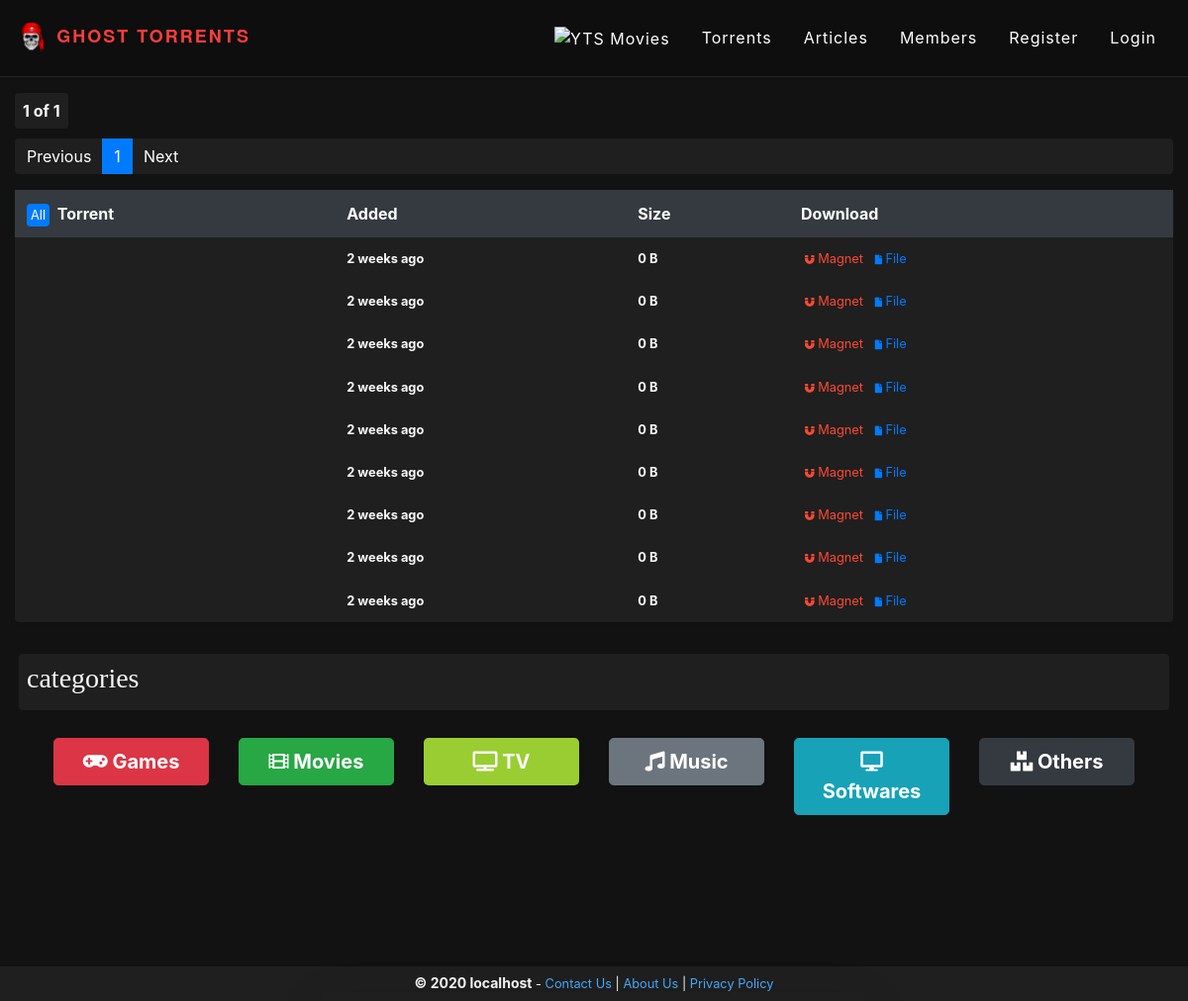
Before: /templates/torrents/torrents?type=torrents with the older database file.
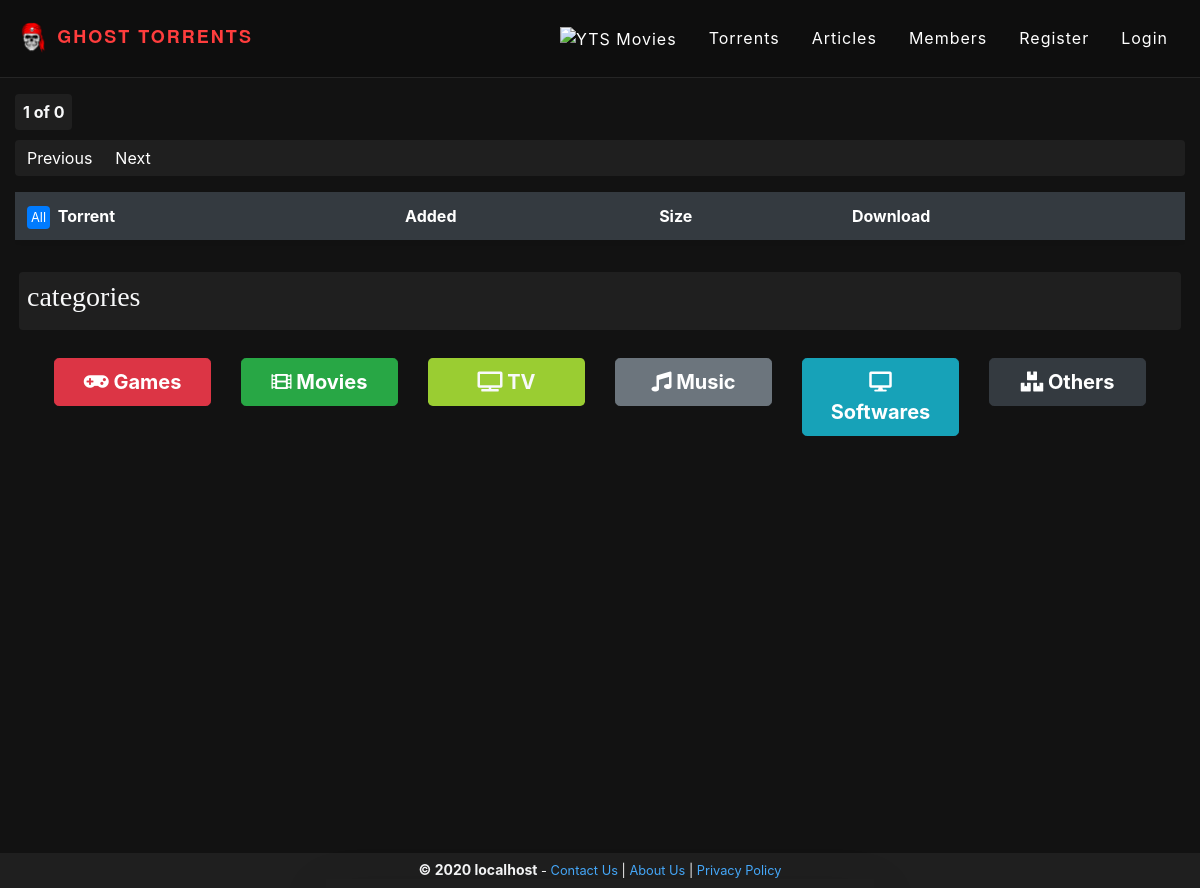
After: the same page with the newer database file.
### tables this page shows
CREATE TABLE `torrents` (
  `id` bigint NOT NULL AUTO_INCREMENT,
  `description` text,
  `uploader` varchar(100) DEFAULT NULL,
  `category` varchar(100) DEFAULT NULL,
  `file_path` varchar(200) DEFAULT NULL,
  `peers_info` json DEFAULT NULL,
  `created_at` timestamp NULL DEFAULT CURRENT_TIMESTAMP,
  `date` varchar(100) DEFAULT NULL,
  `comments` json DEFAULT NULL,
  PRIMARY KEY (`id`)
);

### config/pagination.php (called while the page is built, shortened)
<?php
include_once $_SERVER['DOCUMENT_ROOT'] . '/torrents/torrents-database.php';
$type = $_GET['type'];
$category = "";
switch ($type) {
    case 'torrents':
        $result = torrentPagination();
        $category = $result["category"];
        break;
}
function torrentPagination()
{
    if (isset($_GET['category'])) {
        $category = $_GET['category'];
        $total_records = TorrentsDatabase::countTotalTorrents("$category");
        return ["category" => $category, "total_records" => $total_records];
    }
}
if (isset($_GET['page_no']) && $_GET['page_no'] != "") {
    $page_no = $_GET['page_no'];
} else {
    $page_no = 1;
}
$total_records_per_page = 10;
$offset = ($page_no - 1) * $total_records_per_page;
if ($type === "torrents") {
    if ($category === "all")
        $torrents = TorrentsDatabase::getTorrents($offset, $total_records_per_page);
    else
        $torrents = TorrentsDatabase::getTorrentsByCategory($offset, $total_records_per_page, $category);
} else if ($type === "users") {
    $users = UserDatabase::getUsersByOffset($offset, $total_records_per_page);
} else if ($type === "articles") {
    $articles = ArticlesDatabase::getArticlesByOffset($offset, $total_records_per_page);
}
?>

### torrents/torrents-database.php (called while the page is built, shortened)
<?php
include_once $_SERVER['DOCUMENT_ROOT'] . '/torrents/Torrent.php';
include_once $_SERVER['DOCUMENT_ROOT'] . '/config/size_conversion.php';
include_once $_SERVER['DOCUMENT_ROOT'] . '/config/datetime.php';
class TorrentsDatabase
{
    public static function getTorrentMetaInfo($torrent_dir)
    {
        $torrent = new Torrent($torrent_dir);
        $trackers_array = array();
        $torrent_info = [
            "name" => $torrent->name(),
            "hash" => $torrent->hash_info(),
            "size" => SizeConversion::humanReadableSize($torrent->size()),
            "trackers" => $trackers_array,
            "content" => $torrent->content(),
            "announce" => $trackers_array[0],
        ];
        return $torrent_info;
    }
    public static function getTorrents($offset, $total_records_per_page)
    {
        $conn = DBConnection::getConnection();
        $select_query = "SELECT * FROM torrents LIMIT $offset, $total_records_per_page";
        $torrents = $conn->query($select_query);
        $torrents_info_array = array();
        while ($torrent = $torrents->fetch_assoc()) {
            $torrent_meta_info  = TorrentsDatabase::getTorrentMetaInfo($_SERVER['DOCUMENT_ROOT'] .
                $torrent['file_path']);
            $torrents_array = array(
                'description' => $torrent['description'],
                'path' => $torrent['file_path'],
                'id' => $torrent['id'],
                'file_path' => $torrent['file_path'],
                'category' => $torrent['category'],
                'date' => $torrent['date'],
                'magnet' => TorrentsDatabase::getMagnetLink(
                    $torrent_meta_info['name'],
                    $torrent_meta_info['hash'],
                    $torrent_meta_info['announce'],
                    $torrent_meta_info['trackers']
                ),
            );
            array_push($torrents_info_array, array_merge($torrent_meta_info, $torrents_array));
        }
        return $torrents_info_array;
    }
    public static function getMagnetLink($name, $info_hash, $announce, $trackers_array)
    {
        $trackers = '';
        $magnet = 'magnet:?'
            . 'xt=urn:btih:' . $info_hash
            . '&dn=' . $name
            . '&tr=' . $announce
            . $trackers;
        return $magnet;
    }
}

### torrents/Torrent.php (called while the page is built, shortened)
<?php
class Torrent
{
	static protected $errors = array();
	public function __construct($data = null, $meta = array(), $piece_length = 256)
	{
		if ($this->build($data, $piece_length * 1024))
			$this->touch();
		else
			$meta = array_merge($meta, $this->decode($data));
	}
	public function announce($announce = null)
	{
		if (is_null($announce))
			return !isset($this->{'announce-list'}) ?
				isset($this->announce) ? $this->announce : null :
				$this->{'announce-list'};
	}
	public function name($name = null)
	{
		return is_null($name) ?
			isset($this->info['name']) ? $this->info['name'] : null :
			$this->touch($this->info['name'] = (string) $name);
	}
	public function hash_info()
	{
		return isset($this->info) ?
			sha1(self::encode($this->info)) :
			null;
	}
	public function content($precision = null)
	{
		$files = array();
		return $files;
	}
	public function size($precision = null)
	{
		$size = 0;
		return is_null($precision) ?
			$size :
			self::format($size, $precision);
	}
	static protected function decode($string)
	{
		$data = is_file($string) || self::url_exists($string) ?
			self::file_get_contents($string) :
			$string;
		return (array) self::decode_data($data);
	}
	static private function decode_data(&$data)
	{
		switch (self::char($data)) {
			default:
				return self::decode_string($data);
		}
	}
	static private function decode_string(&$data)
	{
		if (!$colon = @strpos($data, ':'))
			return self::set_error(new Exception('Invalid string length, colon not found'));
		$length = intval(substr($data, 0, $colon));
		$string = substr($data, $colon + 1, $length);
		return $string;
	}
	protected function build($data, $piece_length)
	{
		if (is_null($data))
			return false;
		elseif (is_array($data) && self::is_list($data))
			return $this->info = $this->files($data, $piece_length);
		elseif (is_dir($data))
			return $this->info = $this->folder($data, $piece_length);
		elseif ((is_file($data) || self::url_exists($data)) && !self::is_torrent($data))
			return $this->info = $this->file($data, $piece_length);
		else
			return false;
	}
	static protected function set_error($exception, $message = false)
	{
		return (array_unshift(self::$errors,  $exception) && $message) ? $exception->getMessage() : false;
	}
	static private function char($data)
	{
		return empty($data) ?
			false :
			substr($data, 0, 1);
	}
	static public function url_exists($url)
	{
		return preg_match('#^http(s)?://[a-z0-9-]+(.[a-z0-9-]+)*(:[0-9]+)?(/.*)?$#i', $url) ?
			(bool) preg_grep('#^HTTP/.*\s(200|304)\s#', (array) @get_headers($url)) :
			false;
	}
}

### config/size_conversion.php (called while the page is built)
<?php
class SizeConversion
{
    public static function humanReadableSize($size, $precision = 2)
    {
        for ($i = 0; ($size / 1024) > 0.9; $i++, $size /= 1024) {
        }
        return round($size, $precision) . [' B', ' kB', ' MB', ' GB', ' TB', ' PB', ' EB', ' ZB', ' YB'][$i];
    }
}

### config/datetime.php (called while the page is built, shortened)
<?php
class DateAndTime
{
    public static function time_elapsed_string($datetime, $full = false)
    {
        $now = new DateTime;
        $ago = new DateTime($datetime);
        $diff = $now->diff($ago);
        $diff->w = floor($diff->d / 7);
        $diff->d -= $diff->w * 7;
        $string = array(
            'y' => 'year',
            'm' => 'month',
            'w' => 'week',
            'd' => 'day',
            'h' => 'hour',
            'i' => 'min',
            's' => 'sec',
        );
        foreach ($string as $k => &$v) {
            if ($diff->$k) {
                $v = $diff->$k . ' ' . $v . ($diff->$k > 1 ? 's' : '');
            } else {
                unset($string[$k]);
            }
        }
        if (!$full) $string = array_slice($string, 0, 1);
        return $string ? implode(', ', $string) . ' ago' : 'just now';
    }
}

### templates/torrents/torrents.php (the view, shortened to what the rows shown need)
<!DOCTYPE html>
<html lang="en">
<head>
    <?php
    include $_SERVER['DOCUMENT_ROOT'] . '/templates/base/head-tags.php';
    include_once $_SERVER['DOCUMENT_ROOT'] . '/torrents/torrents-database.php';
    include_once  $_SERVER['DOCUMENT_ROOT'] . '/config/datetime.php';
    ?>
</head>
<body>
    <div class="container-fluid" id="container" style="margin-top: 100px;">
        <?php
        include_once  $_SERVER['DOCUMENT_ROOT'] . '/config/pagination.php';
        ?>
        <div class="table table-responsive mt-2">
            <table class="table table-borderless table-dark shadow-sm dark-bg rounded" id="articles-table">
                <thead class="thead-dark">
                    <tr>
                        <th scope="col">
                            <small class="mr-1 bg-primary text-white p-1 rounded">All</small>
                            Torrent</th>
                        <th scope="col">Added</th>
                        <th scope="col">Size</th>
                        <th scope="col">Download</th>
                    </tr>
                </thead>
                <tbody>
                    <?php foreach ($torrents as $torrent) : ?>
                        <tr>
                            <td style="letter-spacing: 0.5px;" class="small">
                            </td>
                            <td class="small">
                                <b class="text-light">
                                    <?php echo DateAndTime::time_elapsed_string($torrent['date']); ?>
                                </b>
                            </td>
                            <td class="small">
                                <b class="text-light">
                                    <?php echo $torrent['size']; ?>
                                </b>
                            </td>
                            <td class="small">
                                <a href="<?php echo $torrent['magnet']; ?>" class="danger-label p-1">
                                    <i class="fa fa-magnet fa-xs"></i>
                                    Magnet
                                </a>
                                <a href="<?php echo $torrent['path'] ?>" class="text-primary p-1">
                                    <i class="fa fa-file fa-xs"></i>
                                    File
                                </a>
                            </td>
                        </tr>
                    <?php endforeach; ?>
                </tbody>
            </table>
        </div>
    </div>
</body>
</html>

Changed rows visible on the page:
removed torrents: date "2 weeks ago", size "0 B"
removed torrents: date "2 weeks ago", size "0 B"
removed torrents: date "2 weeks ago", size "0 B"
removed torrents: date "2 weeks ago", size "0 B"
removed torrents: date "2 weeks ago", size "0 B"
removed torrents: date "2 weeks ago", size "0 B"
removed torrents: date "2 weeks ago", size "0 B"
removed torrents: date "2 weeks ago", size "0 B"
removed torrents: date "2 weeks ago", size "0 B"
Other visible differences:
$total_no_of_pages: "1" → "0"
list line gone: "1"
